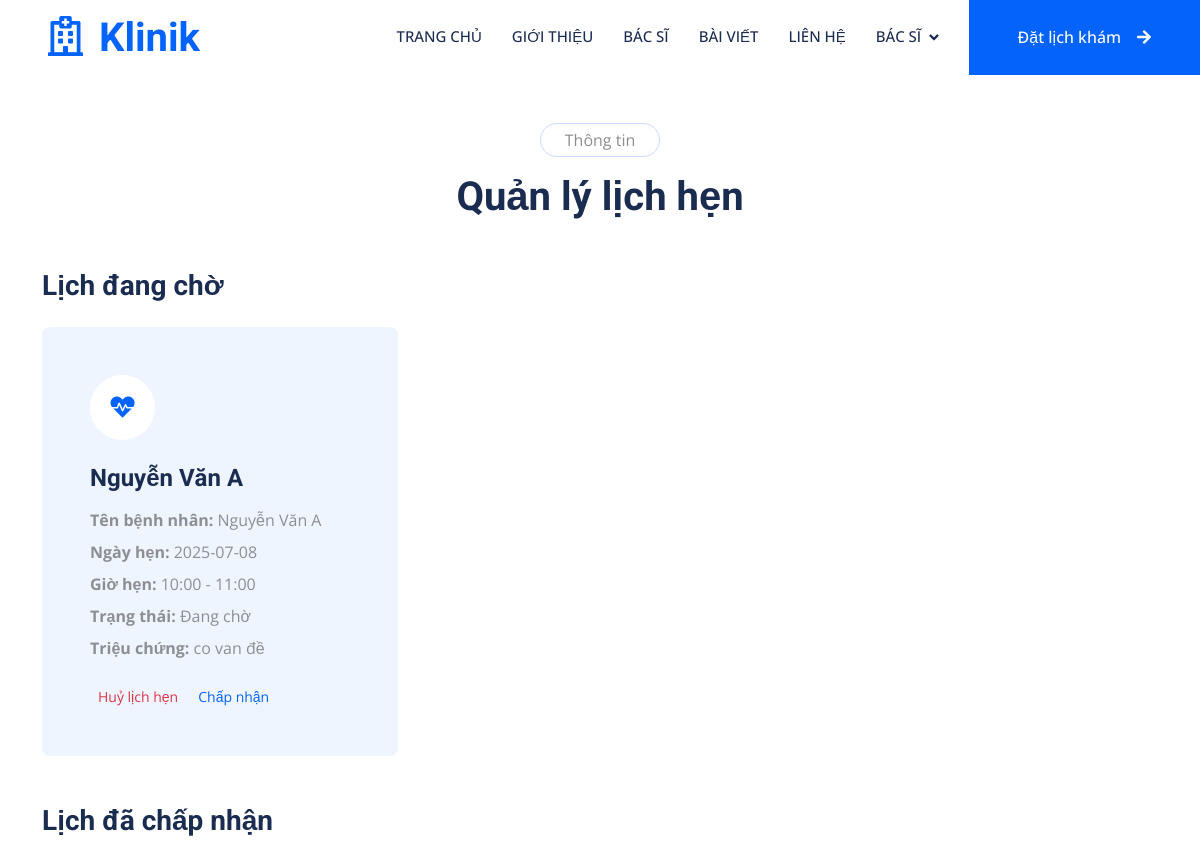
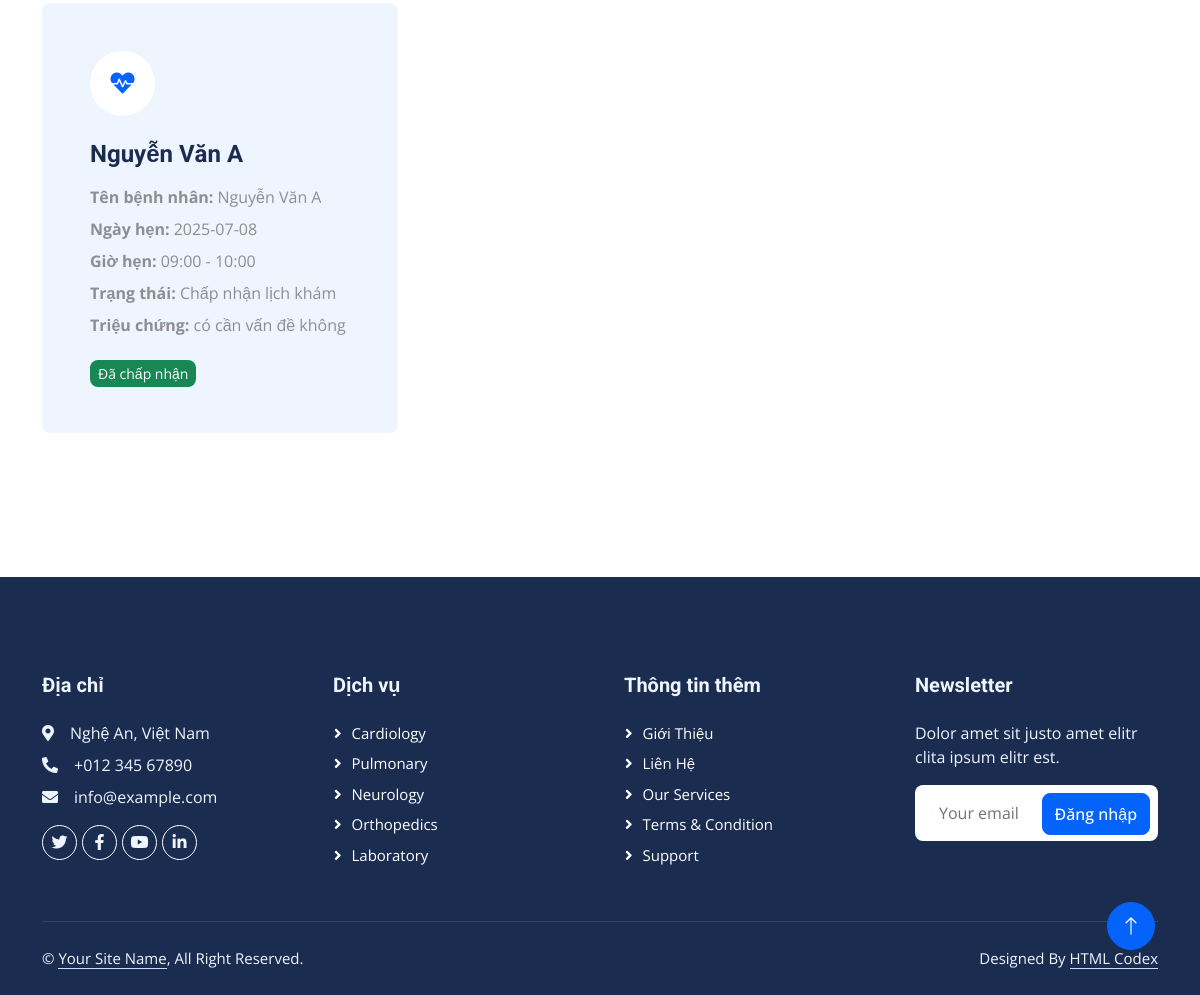
/index.php?act=trang-lichhen-bs (signed in), run on the app's committed database (2 pictures, top to bottom).
### tables this page shows
CREATE TABLE `appointments` (
  `appointment_id` int NOT NULL AUTO_INCREMENT,
  `patient_id` int DEFAULT NULL,
  `doctor_id` int DEFAULT NULL,
  `appointment_date` date DEFAULT NULL,
  `appointment_time` varchar(100) DEFAULT NULL,
  `appointment_status` varchar(45) DEFAULT 'Đang chờ',
  `created_at` date DEFAULT NULL,
  `app_describe` text,
  `hospital_id` int DEFAULT NULL,
  `specializations_id` int DEFAULT NULL,
  PRIMARY KEY (`appointment_id`)
);

CREATE TABLE `patient_record` (
  `patient_id` int NOT NULL AUTO_INCREMENT,
  `patient_name` varchar(100) DEFAULT NULL,
  `pa_address` varchar(255) DEFAULT NULL,
  `date_of_birth` date DEFAULT NULL,
  `gender` char(10) DEFAULT NULL,
  `phone_number` varchar(20) DEFAULT NULL,
  `user_id` int DEFAULT NULL,
  `pa_img` varchar(255) DEFAULT NULL,
  PRIMARY KEY (`patient_id`)
);

### model/ketnoi/lich_hen.php (called while the page is built, shortened)
<?php
    function hienthi_lichhen(){
        $conn= connectdb();
        $sql = "SELECT * FROM appointments a
                INNER JOIN patient_record p ON a.patient_id = p.patient_id
                INNER JOIN doctor d ON a.doctor_id = d.doctor_id
                INNER JOIN hospital ho ON a.hospital_id = ho.hospital_id
                INNER JOIN specializations spe ON a.specializations_id = spe.specializations_id
        ORDER BY appointment_id DESC";
        $stmt = $conn->prepare($sql);
        $stmt->execute();
        $kqlichhen= $stmt->fetchAll();
        return $kqlichhen;
    }
?>

### view/hienthi/lich_hen_bs.php (the view, shortened to what this page needs)
<div class="container-xxl py-5">
    <div class="container">
        <div class="text-center mx-auto mb-5 wow fadeInUp" data-wow-delay="0.1s" style="max-width: 600px;">
            <p class="d-inline-block border rounded-pill py-1 px-4">Thông tin</p>
            <h1>Quản lý lịch hẹn</h1>
        </div>
        <?php
        if (isset($lichkham) && !empty($lichkham)) {
            $dangCho = [];
            $daChapNhan = [];
            $lichDaKham = [];
            foreach ($lichkham as $kqlh) {
                if ($_SESSION['user_id'] == $kqlh['user_id']) {
                    if ($kqlh['appointment_status'] == "Đang chờ") {
                        $dangCho[] = $kqlh;
                    } else if ($kqlh['appointment_status'] == "Chấp nhận lịch khám") {
                        $daChapNhan[] = $kqlh;
                    } else if($kqlh['appointment_status'] == "Đã khám") {
                        $lichDaKham[] = $kqlh;
                    }
                }
            }
            function hienThiLichHen($tieuDe, $danhSach) {
                echo '<div class="mb-5">
                        <h3 class="mb-4">' . $tieuDe . '</h3>
                        <div class="row g-4">';
                if (!empty($danhSach)) {
                    foreach ($danhSach as $kqlh) {
                        echo '<div class="col-lg-4 col-md-6 wow fadeInUp" data-wow-delay="0.1s">
                                <div class="service-item bg-light rounded h-100 p-5">
                                    <div class="d-inline-flex align-items-center justify-content-center bg-white rounded-circle mb-4" style="width: 65px; height: 65px;">
                                        <i class="fa fa-heartbeat text-primary fs-4"></i>
                                    </div>
                                    <h4 class="mb-3">' . $kqlh['patient_name'] . '</h4>
                                    <p class="mb-2"><strong>Tên bệnh nhân:</strong> ' . $kqlh['patient_name'] . '</p>
                                    <p class="mb-2"><strong>Ngày hẹn:</strong> ' . $kqlh['appointment_date'] . '</p>
                                    <p class="mb-2"><strong>Giờ hẹn:</strong> ' . $kqlh['appointment_time'] . '</p>
                                    <p class="mb-2"><strong>Trạng thái:</strong> ' . $kqlh['appointment_status'] . '</p>
                                    <p class="mb-4"><strong>Triệu chứng:</strong> ' . $kqlh['app_describe'] . '</p>';
                        if ($kqlh['appointment_status'] == "Đang chờ") {
                            echo '<a href="index.php?act=huy_lichcho&appointment_id=' . $kqlh['appointment_id'] . '"
                                    onclick="return confirm(\'Bạn có chắc chắn muốn huỷ lịch hẹn này không?\')"
                                    class="btn-outline-danger btn-sm">Huỷ lịch hẹn</a>';
                            echo '<a href="index.php?act=chapnhan_lichkham&appointment_id=' . $kqlh['appointment_id'] . '"
                                    onclick="return confirm(\'Bạn có chắc chắn muốn chấp nhận lịch hẹn này không?\')"
                                    class="btn-outline-primary btn-sm ">Chấp nhận</a>';
                        } else if ($kqlh['appointment_status'] == "Chấp nhận lịch khám") {
                            echo '<a class="btn-success btn-sm">Đã chấp nhận</a>';
                        }else if ($kqlh['appointment_status'] == "Đã khám"){
                            echo '<button class="btn-info btn-sm">Đã khám</button>';
                        }
                        echo '  </div>
                            </div>';
                    }
                } else {
                    echo '<p class="text-muted">Không có lịch hẹn trong mục này.</p>';
                }
                echo '    </div>
                      </div>';
            }
            hienThiLichHen('Lịch đang chờ', $dangCho);
            hienThiLichHen('Lịch đã chấp nhận', $daChapNhan);
        } else {
            echo '<p class="text-center">Không có thông tin lịch hẹn.</p>';
        }
        ?>
    </div>
</div>

### css/style.css (style rules this page uses)
:root { --primary: #0463FA; --light: #EFF5FF; --dark: #1B2C51; }
.service-item { transition: .5s; }

### data on the page
appointments: patient.patient_name "Nguyễn Văn A", appointment_date "2025-07-08", appointment_time "10:00 - 11:00", appointment_status "Đang chờ", app_describe "co van đề"
appointments: patient.patient_name "Nguyễn Văn A", appointment_date "2025-07-08", appointment_time "09:00 - 10:00", appointment_status "Chấp nhận lịch khám", app_describe "có cần vấn đề không", shows "Đã chấp nhận"

### other printed values
$tieuDe "Lịch đang chờ Lịch đã chấp nhận"
